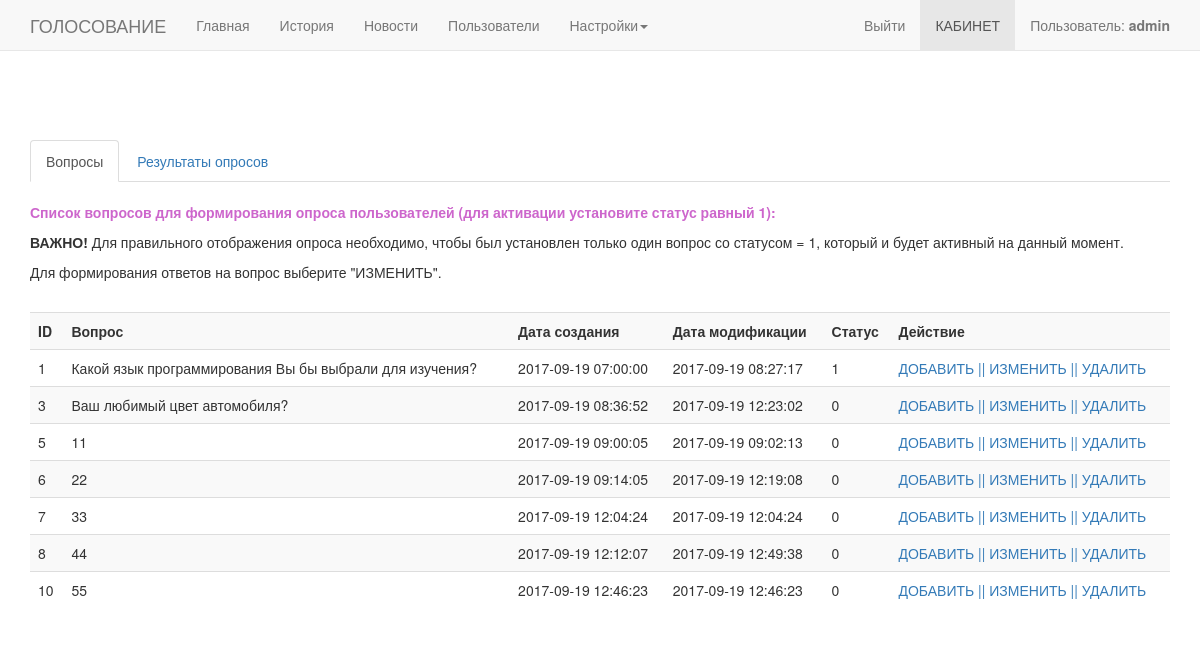
Before: /page/options_oprosy.php (signed in) with the older database file.
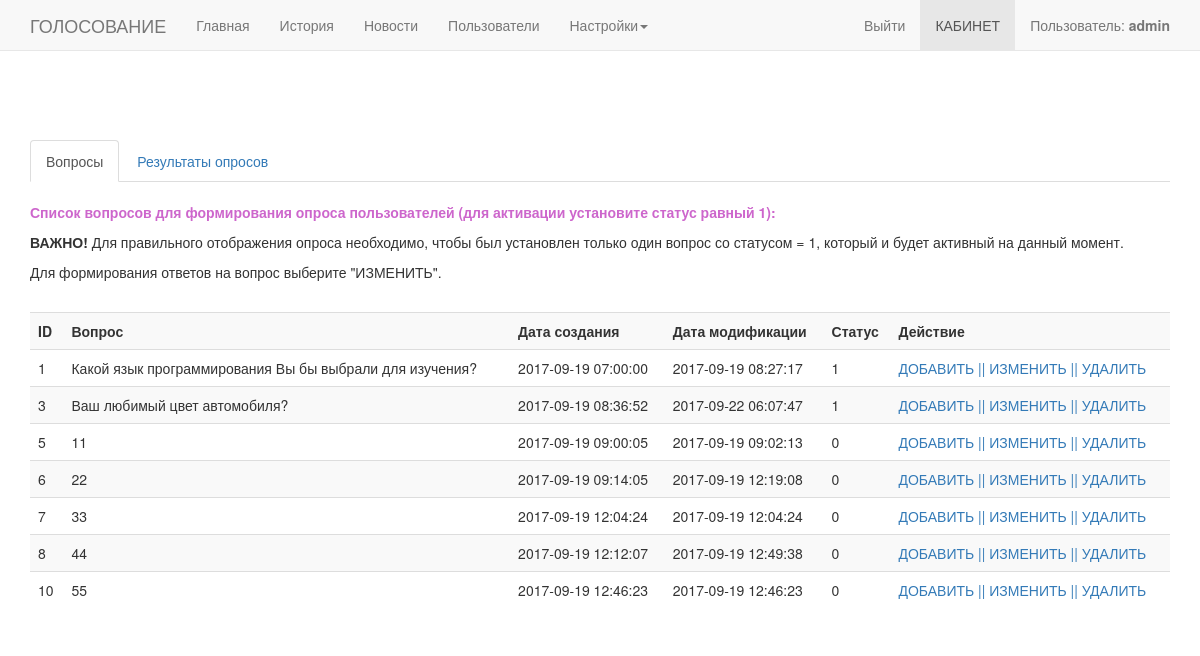
After: the same page with the newer database file.
### tables this page shows
CREATE TABLE `questions_opros` (
  `id` int(11) NOT NULL,
  `question` varchar(255) NOT NULL,
  `date_created` timestamp NOT NULL DEFAULT CURRENT_TIMESTAMP,
  `date_modification` timestamp NOT NULL DEFAULT CURRENT_TIMESTAMP ON UPDATE CURRENT_TIMESTAMP,
  `active` tinyint(1) NOT NULL DEFAULT '0'
);

### page/options_oprosy.php (the view, shortened to what this page needs)
<?php
include_once '../connect.php';
include_once '../lib/myFunction.php';
if (!isset($_SESSION['USER_LOGIN_IN']) or $_SESSION['USER_LOGIN_IN'] =0 ) {
	MessageSend(1, 'Требуется регистрация пользователя.');
} elseif (isset($_SESSION['USER_LOGIN_IN']) && $_SESSION['USER_LOGIN_IN'] =1){
?>
<!DOCTYPE html>
<html lang="en">
  <head>
    <link href="../css/bootstrap.css" rel="stylesheet">
	<link rel="stylesheet" type="text/css" href="../style.css" />
    <link href="../css/navbar-fixed-top.css" rel="stylesheet">
  </head>
  <body>
    <div class="navbar navbar-default navbar-fixed-top" role="navigation">
      <div class="container">
        <div class="navbar-header">
          <a class="navbar-brand" href="../index.php">ГОЛОСОВАНИЕ</a>
        </div>
        <div class="navbar-collapse collapse">
			<?php
			if($_SESSION['USER_ACCESS'] == 0){
				include 'menu_user0.php';
			} elseif($_SESSION['USER_ACCESS'] == 3){
				include 'menu_user3.php';
			} else{
				include 'menu.php';
			}
			?>
            <?php MenuCabinet(); ?>
        </div>
      </div>
    </div>
<div class = "container">
<br>
	<div class = "row">
		<div class="col-md-12">
			<div class = "tabs">
				<ul class="nav nav-tabs">
				  <li class="active"><a href="#opt1" data-toggle="tab">Вопросы</a></li>
				  <li><a href="#opt2" data-toggle="tab">Результаты опросов</a></li>
				</ul>
				<div class="tab-content">
					<div class="tab-pane active" id="opt1">
						<div class = "row">
		<div class="col-md-12">
			<br>
			<p><b style="color: #cd66cc;">Список вопросов для формирования опроса пользователей (для активации установите статус равный 1):</b></p>
			<p><b>ВАЖНО!</b> Для правильного отображения опроса необходимо, чтобы был установлен только один вопрос со статусом = 1, который и будет активный на данный момент.</p>
			<p>Для формирования ответов на вопрос выберите "ИЗМЕНИТЬ".</p>
			<br>
			<table class="table table-striped">
				<tbody>
					<tr>
						<th>ID</th>
						<th>Вопрос</th>
						<th>Дата создания</th>
						<th>Дата модификации</th>
						<th>Статус</th>
						<th>Действие</th>
					</tr>
				<?php
					$result = mysqli_query($db, 'SELECT * FROM `questions_opros` ORDER BY `active` DESC LIMIT 50');
					if (isset($result)) {
					while($row = mysqli_fetch_assoc($result)) {
					echo '<tr>';
						echo '<td>' . $row['id'] . '</td>';
						echo '<td>' . $row['question'] . '</td>';
						echo '<td>' . $row['date_created'] . '</td>';
						echo '<td>' . $row['date_modification'] . '</td>';
						echo '<td>' . $row['active'] . '</td>';
						echo "<td><a href='add_question_opros.php'>ДОБАВИТЬ   ||</a> <a href='edit_question_opros.php?action=edit&id={$row['id']} '>ИЗМЕНИТЬ   ||</a><a href='options_oprosy.php?page=options_oprosy&action=delete&id={$row['id']}' onClick='return areYuoSure();'> УДАЛИТЬ</a></td>";
					}
					}
				?>
					</tr>
				</tbody>
			</table>
		</div>
	</div>
					</div>
				</div>
			</div>
		</div>
	</div>
</div>
  </body>
</html>
<?php } ?>

### page/menu.php (shortened to what this page needs)
<ul class="nav navbar-nav">
    <li <?php if (($_SERVER['REQUEST_URI'] == '/page/main.php') or ($_SERVER['REQUEST_URI'] == '/d/page/main.php')) echo 'class="active"'?>> <a href="main.php">Главная</a></li>
    <li <?php if (($_SERVER['REQUEST_URI'] == '/page/history.php') or ($_SERVER['REQUEST_URI'] == '/d/page/history.php')) echo 'class="active"'?>><a href="history.php">История</a></li>
	<li <?php if (($_SERVER['REQUEST_URI'] == '/page/news.php') or ($_SERVER['REQUEST_URI'] == '/d/page/news.php')) echo 'class="active"'?>><a href="news.php">Новости</a></li>
	<li <?php if (($_SERVER['REQUEST_URI'] == '/page/users.php') or ($_SERVER['REQUEST_URI'] == '/d/page/users.php')) echo 'class="active"'?>><a href="users.php">Пользователи</a></li>
    <li class="dropdown">
        <a href="news.php" class="dropdown-toggle" data-toggle="dropdown">Настройки<b class="caret"></b></a>
    </li>
</ul>

### lib/myFunction.php (shortened to what this page needs)
<?php
function MenuCabinet() {
	if (isset($_SESSION['USER_LOGIN_IN']) && $_SESSION['USER_LOGIN_IN'] =1){
		$menuCabinet = '<ul class="nav navbar-nav navbar-right">
			<li><a href="cab.php?&page=logout">Выйти</a></li>
			<li class="active"><a href="cab.php">КАБИНЕТ</a></li>
			<li><a href="#">Пользователь: <b>'.$_SESSION['USER_NAME'].'</b></a></li>
		</ul>';
		echo $menuCabinet;
	}
}
?>

### style.css (style rules this page uses)
body { margin:0px; padding:0px; }

### css/navbar-fixed-top.css (style rules this page uses)
body { min-height: 2000px; padding-top: 120px; }

Changed rows visible on the page:
changed questions_opros "Ваш любимый цвет автомобиля?": date_modification "2017-09-19 12:23:02" → "2017-09-22 06:07:47"; active "0" → "1"
